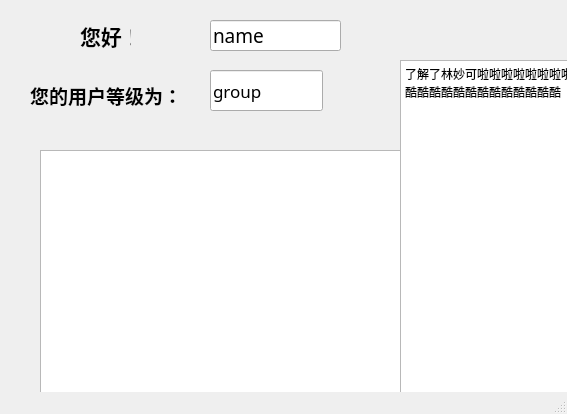
<?xml version="1.0" encoding="UTF-8"?>
<ui version="4.0">
 <class>MainWindow</class>
 <widget class="QMainWindow" name="MainWindow">
  <property name="geometry">
   <rect>
    <x>0</x>
    <y>0</y>
    <width>567</width>
    <height>414</height>
   </rect>
  </property>
  <property name="windowTitle">
   <string>MainWindow</string>
  </property>
  <widget class="QWidget" name="centralwidget">
   <widget class="QLabel" name="label">
    <property name="geometry">
     <rect>
      <x>80</x>
      <y>20</y>
      <width>51</width>
      <height>31</height>
     </rect>
    </property>
    <property name="font">
     <font>
      <pointsize>16</pointsize>
      <weight>75</weight>
      <bold>true</bold>
     </font>
    </property>
    <property name="text">
     <string>您好！</string>
    </property>
   </widget>
   <widget class="QLineEdit" name="lineEdit">
    <property name="geometry">
     <rect>
      <x>210</x>
      <y>20</y>
      <width>131</width>
      <height>31</height>
     </rect>
    </property>
    <property name="font">
     <font>
      <family>Adobe 繁黑體 Std B</family>
      <pointsize>14</pointsize>
      <weight>50</weight>
      <bold>false</bold>
     </font>
    </property>
    <property name="layoutDirection">
     <enum>Qt::LeftToRight</enum>
    </property>
    <property name="autoFillBackground">
     <bool>false</bool>
    </property>
    <property name="text">
     <string>name</string>
    </property>
    <property name="cursorPosition">
     <number>4</number>
    </property>
    <property name="readOnly">
     <bool>true</bool>
    </property>
   </widget>
   <widget class="QLabel" name="label_2">
    <property name="geometry">
     <rect>
      <x>30</x>
      <y>80</y>
      <width>161</width>
      <height>31</height>
     </rect>
    </property>
    <property name="font">
     <font>
      <family>Adobe Arabic</family>
      <pointsize>14</pointsize>
      <weight>75</weight>
      <italic>false</italic>
      <bold>true</bold>
      <underline>false</underline>
      <strikeout>false</strikeout>
      <kerning>true</kerning>
     </font>
    </property>
    <property name="text">
     <string>您的用户等级为：</string>
    </property>
   </widget>
   <widget class="QLineEdit" name="lineEdit_2">
    <property name="geometry">
     <rect>
      <x>210</x>
      <y>70</y>
      <width>113</width>
      <height>41</height>
     </rect>
    </property>
    <property name="font">
     <font>
      <family>Adobe 繁黑體 Std B</family>
      <pointsize>13</pointsize>
      <italic>false</italic>
      <strikeout>false</strikeout>
      <kerning>true</kerning>
     </font>
    </property>
    <property name="text">
     <string>group</string>
    </property>
    <property name="readOnly">
     <bool>true</bool>
    </property>
   </widget>
   <widget class="QTreeView" name="treeView">
    <property name="geometry">
     <rect>
      <x>40</x>
      <y>150</y>
      <width>361</width>
      <height>321</height>
     </rect>
    </property>
   </widget>
   <widget class="QTextEdit" name="textEdit">
    <property name="geometry">
     <rect>
      <x>400</x>
      <y>60</y>
      <width>321</width>
      <height>401</height>
     </rect>
    </property>
    <property name="html">
     <string>&lt;!DOCTYPE HTML PUBLIC &quot;-//W3C//DTD HTML 4.0//EN&quot; &quot;http://www.w3.org/TR/REC-html40/strict.dtd&quot;&gt;
&lt;html&gt;&lt;head&gt;&lt;meta name=&quot;qrichtext&quot; content=&quot;1&quot; /&gt;&lt;style type=&quot;text/css&quot;&gt;
p, li { white-space: pre-wrap; }
&lt;/style&gt;&lt;/head&gt;&lt;body style=&quot; font-family:'SimSun'; font-size:9pt; font-weight:400; font-style:normal;&quot;&gt;
&lt;p style=&quot; margin-top:0px; margin-bottom:0px; margin-left:0px; margin-right:0px; -qt-block-indent:0; text-indent:0px;&quot;&gt;了解了林妙可啦啦啦啦啦啦啦啦啦啦啦啦啦可能酷酷酷酷酷酷酷酷酷酷酷酷酷酷酷酷酷&lt;/p&gt;&lt;/body&gt;&lt;/html&gt;</string>
    </property>
   </widget>
   <widget class="QPushButton" name="pushButton">
    <property name="geometry">
     <rect>
      <x>520</x>
      <y>490</y>
      <width>81</width>
      <height>41</height>
     </rect>
    </property>
    <property name="font">
     <font>
      <family>Adobe 黑体 Std R</family>
      <pointsize>14</pointsize>
     </font>
    </property>
    <property name="text">
     <string>读取</string>
    </property>
   </widget>
   <widget class="QPushButton" name="pushButton_2">
    <property name="geometry">
     <rect>
      <x>660</x>
      <y>490</y>
      <width>81</width>
      <height>41</height>
     </rect>
    </property>
    <property name="font">
     <font>
      <family>Adobe 黑体 Std R</family>
      <pointsize>14</pointsize>
     </font>
    </property>
    <property name="text">
     <string>写入</string>
    </property>
   </widget>
   <widget class="QPushButton" name="pushButton_3">
    <property name="geometry">
     <rect>
      <x>80</x>
      <y>490</y>
      <width>75</width>
      <height>41</height>
     </rect>
    </property>
    <property name="font">
     <font>
      <family>Adobe 黑体 Std R</family>
      <pointsize>14</pointsize>
     </font>
    </property>
    <property name="text">
     <string>选择</string>
    </property>
   </widget>
   <widget class="QLineEdit" name="lineEdit_3">
    <property name="geometry">
     <rect>
      <x>170</x>
      <y>500</y>
      <width>201</width>
      <height>31</height>
     </rect>
    </property>
    <property name="font">
     <font>
      <family>Adobe Arabic</family>
      <pointsize>20</pointsize>
      <weight>50</weight>
      <italic>true</italic>
      <bold>false</bold>
     </font>
    </property>
    <property name="text">
     <string>test</string>
    </property>
    <property name="readOnly">
     <bool>true</bool>
    </property>
   </widget>
  </widget>
  <widget class="QMenuBar" name="menubar">
   <property name="geometry">
    <rect>
     <x>0</x>
     <y>0</y>
     <width>567</width>
     <height>23</height>
    </rect>
   </property>
  </widget>
  <widget class="QStatusBar" name="statusbar"/>
 </widget>
 <resources/>
 <connections/>
</ui>
